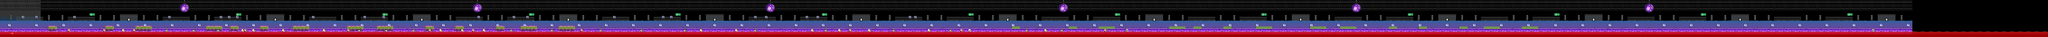

Tiled map render using the project's own tile images. Description and the map definition, with tile-layer contents summarised, below:
An orthogonal 755x14 tile map with 32x32 px tiles, 9 tile layers (back-3, back-2, back-1, main0, ...), 3 tilesets.

<map version="1.0" orientation="orthogonal" width="755" height="14" tilewidth="32" tileheight="32">
 <tileset firstgid="1" name="TL_Disco_TileTextures" tilewidth="32" tileheight="32">
  <image source="TL_Disco_TileTextures.png" width="544" height="448" />
 </tileset>
 <tileset firstgid="239" name="Icons" tilewidth="32" tileheight="32">
  <image source="TrackLapse_Icons.png" width="320" height="128" />
  <tile id="0">
   <properties>
    <property name="obstacle" value="hurdle" />
   </properties>
  </tile>
  <tile id="1">
   <properties>
    <property name="special" value="spawnpoint" />
   </properties>
  </tile>
  <tile id="2">
   <properties>
    <property name="special" value="checkpoint" />
   </properties>
  </tile>
  <tile id="3">
   <properties>
    <property name="special" value="nextlevelNE" />
   </properties>
  </tile>
  <tile id="4">
   <properties>
    <property name="layerBelow" value="back-1" />
    <property name="special" value="jimAppearance1" />
   </properties>
  </tile>
  <tile id="7">
   <properties>
    <property name="obstacle" value="hen" />
   </properties>
  </tile>
  <tile id="8">
   <properties>
    <property name="obstacle" value="cow" />
   </properties>
  </tile>
  <tile id="9">
   <properties>
    <property name="obstacle" value="manure" />
   </properties>
  </tile>
  <tile id="12">
   <properties>
    <property name="layerBelow" value="main0" />
    <property name="object" value="discoDancers" />
   </properties>
  </tile>
  <tile id="13">
   <properties>
    <property name="layerBelow" value="front-1" />
    <property name="object" value="lighting" />
   </properties>
  </tile>
  <tile id="14">
   <properties>
    <property name="layerBelow" value="back-1" />
    <property name="object" value="tvAnimation" />
   </properties>
  </tile>
  <tile id="15">
   <properties>
    <property name="obstacle" value="dancinMan" />
   </properties>
  </tile>
  <tile id="16">
   <properties>
    <property name="obstacle" value="spilledDrink" />
   </properties>
  </tile>
  <tile id="18">
   <properties>
    <property name="layerBelow" value="back-2" />
    <property name="object" value="femaleBkgDancer" />
   </properties>
  </tile>
  <tile id="19">
   <properties>
    <property name="layerBelow" value="back-2" />
    <property name="object" value="maleBkgDancer" />
   </properties>
  </tile>
  <tile id="20">
   <properties>
    <property name="obstacle" value="femaleBreakdancer" />
   </properties>
  </tile>
 </tileset>
 <tileset firstgid="279" name="meta" tilewidth="32" tileheight="32">
  <image source="meta.png" width="128" height="96" />
  <tile id="0">
   <properties>
    <property name="collision" value="full" />
   </properties>
  </tile>
  <tile id="1">
   <properties>
    <property name="collision" value="slantleft" />
   </properties>
  </tile>
  <tile id="2">
   <properties>
    <property name="collision" value="slantright" />
   </properties>
  </tile>
  <tile id="3">
   <properties>
    <property name="collision" value="none" />
   </properties>
  </tile>
  <tile id="4">
   <properties>
    <property name="collision" value="ledgefull" />
   </properties>
  </tile>
 </tileset>
 <layer name="back-3" width="755" height="14">
  <properties>
   <property name="speedy" value="1.0" />
  </properties>
  <data>[10570 cells, 165 non-empty, 11 distinct tile ids]</data>
 </layer>
 <layer name="back-2" width="755" height="14">
  <properties>
   <property name="speedx" value="1.0" />
   <property name="speedy" value="1.0" />
  </properties>
  <data>[10570 cells, 2115 non-empty, 12 distinct tile ids]</data>
 </layer>
 <layer name="back-1" width="755" height="14">
  <properties>
   <property name="speedx" value="1.0" />
   <property name="speedy" value="1.0" />
  </properties>
  <data>[10570 cells, 1938 non-empty, 68 distinct tile ids]</data>
 </layer>
 <layer name="main0" width="755" height="14">
  <properties>
   <property name="speedx" value="1.0" />
   <property name="speedy" value="1.0" />
  </properties>
  <data>[10570 cells, 5640 non-empty, 36 distinct tile ids]</data>
 </layer>
 <layer name="ledges" width="755" height="14">
  <properties>
   <property name="speedx" value="1.0" />
   <property name="speedy" value="1.0" />
  </properties>
  <data>[10570 cells, 237 non-empty, 36 distinct tile ids]</data>
 </layer>
 <layer name="front-1" width="755" height="14">
  <properties>
   <property name="speedx" value="1.2" />
   <property name="speedy" value="1.1" />
  </properties>
  <data>[10570 cells, 1510 non-empty, 6 distinct tile ids]</data>
 </layer>
 <layer name="front-2" width="755" height="14">
  <data>[10570 cells, 120 non-empty, 20 distinct tile ids]</data>
 </layer>
 <layer name="objects" width="755" height="14">
  <data>[10570 cells, 153 non-empty, 10 distinct tile ids]</data>
 </layer>
 <layer name="meta" width="755" height="14" opacity="0.62">
  <properties>
   <property name="speedx" value="1.0" />
   <property name="speedy" value="1.0" />
  </properties>
  <data>[10570 cells, 1636 non-empty, 2 distinct tile ids]</data>
 </layer>
</map>
